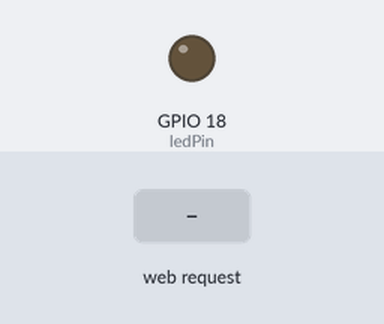
This sketch was run on a simulated ESP32. Parts: output pins drawn as LEDs (lit = HIGH). Inputs (shaded band) come from the test bench. WiFi joins after 1.5 s; servers stay silent unless stated; what the sketch prints to the serial monitor is not drawn.

Above: at 2.7 s.
2.8 s: HTTP request GET /drone_detected received
At 3.6 s:
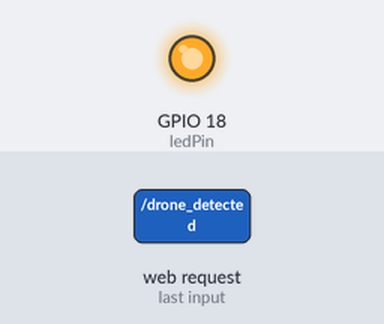
Timing chart, 0 to 5.8 s (numbered marks = the images above; inputs shaded):
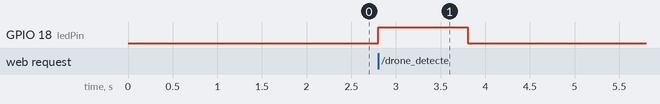

Measured:
- after the input at 2.8 s, GPIO 18 (ledPin): LOW → HIGH at once, → LOW 1.0 s later

The sketch:

ESP.ino
```cpp
#include <WiFi.h>
#include <WebServer.h>

const char* ssid = "jakeis";
const char* password = "Jackjack333.";

const int ledPin = 18;

WebServer server(80);

// Timer variables
unsigned long ledOnTime = 0;
bool ledState = false;

void handleDroneDetected() {
  digitalWrite(ledPin, HIGH);
  ledOnTime = millis();
  ledState = true;

  server.send(200, "text/plain", "Triggered");
}

void setup() {
  Serial.begin(115200);
  pinMode(ledPin, OUTPUT);
  digitalWrite(ledPin, LOW);

  WiFi.begin(ssid, password);
  Serial.print("Connecting");

  while (WiFi.status() != WL_CONNECTED) {
    delay(500);
    Serial.print(".");
  }

  Serial.println("\nConnected!");
  Serial.print("IP: ");
  Serial.println(WiFi.localIP());

  server.on("/drone_detected", handleDroneDetected);
  server.begin();
}

void loop() {
  server.handleClient();

  // Turn OFF LED after 1 second (non-blocking)
  if (ledState && millis() - ledOnTime > 1000) {
    digitalWrite(ledPin, LOW);
    ledState = false;
  }
}
```
